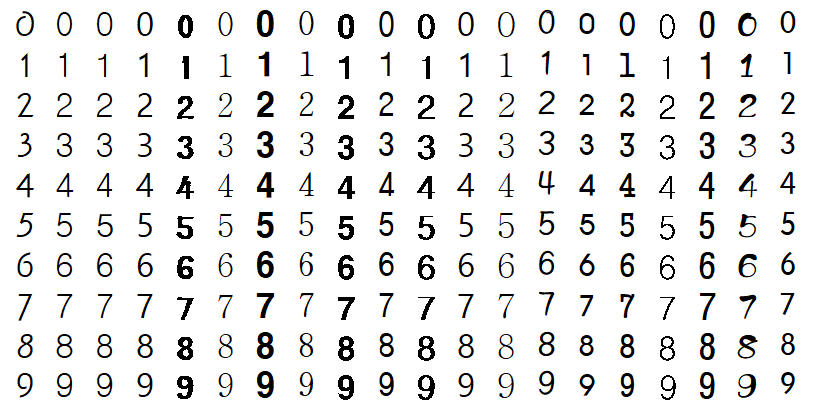
//> input picture 번호판 검출/image/trainimage/number.png, 813 x 411 px
$ ./exam   (built with g++ and OpenCV 4)
//> lines starting //> are read from the running program, lines starting //| are printed output that depends on the picture; after the words box and inside, x2 and y2 are one past the last pixel; in counts of white or black regions, pixels touching at a corner belong together
### 번호판 검출/kNN.hpp
void find_histoPos(Mat img, int & start, int &end, int direct)
{
	reduce(img, img, direct, REDUCE_AVG);

	int  minFound = 0;
	for (int i = 0; i< (int)img.total(); i++) {
		if (img.at<uchar>(i) < 250) 		// 빈라인이 아니면
		{
			end = i;						// 히스토그램 마지막 위치
			if (!minFound) {
				start = i;					// 히스토그램 첫 위치
				minFound = 1;
			}
		}
	}
}

Mat find_number(Mat part)
{
	Point start, end;
	find_histoPos(part, start.x, end.x, 0);		// 수직 투영
	find_histoPos(part, start.y, end.y, 1);   	// 수평 투영

	return part(Rect(start, end));				// 숫자객체 영상
}

Mat  place_middle(Mat number, Size new_size)
{
	int  big = max(number.cols, number.rows);
	Mat  square(big, big, number.type(), Scalar(255));	// 정방영상

	Point start = (square.size() - number.size()) / 2;

	Rect middle_rect(start, number.size());			// 중심 사각형
	Mat middle = square(middle_rect);
	number.copyTo(middle);

	resize(square, square, new_size);				// 크기 변경
	square.convertTo(square, CV_32F);

	return square.reshape(0, 1);
}


Ptr<ml::KNearest>   kNN_train(string train_img, int K, int Nclass, int Nsample)
{
//> called with train_img = "./image/trainimage/number.png", K = 15, Nclass = 10, Nsample = 20
	Size  size(40, 40);									// 셀 크기
	Mat  trainData, classLable;
	Mat  train_image = imread(train_img, 0);			// 전체 학습영상 로드
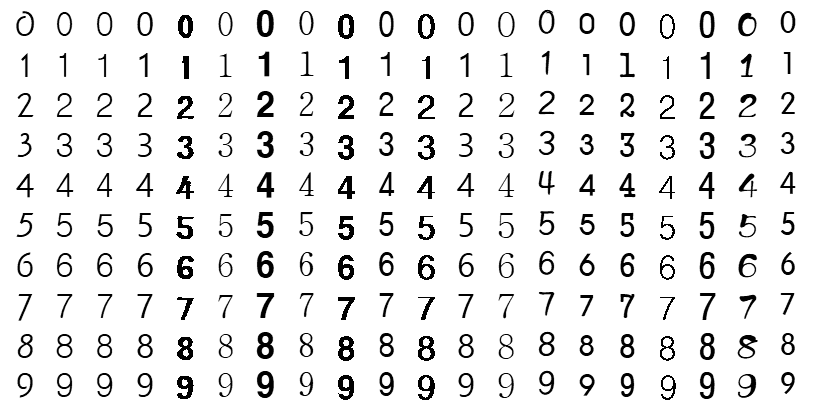
//> train_image: 411 rows x 813 cols, CV_8UC1; min 0, max 255, mean 234.4
	CV_Assert(train_image.data);

	threshold(train_image, train_image, 32, 255, THRESH_BINARY);
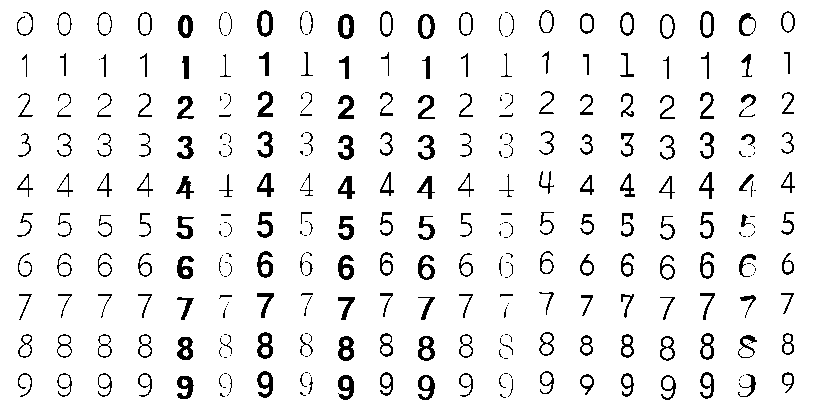
//> train_image: 411 rows x 813 cols, CV_8UC1; 93.4% white; 322 black regions (117 under 20 px), largest, box (x1, y1, x2, y2) and area: (338, 336, 354, 361) 256, (338, 375, 354, 400) 245, (177, 337, 193, 360) 243
	for (int i = 0, k = 0; i<Nclass; i++) {
		for (int j = 0; j< Nsample; j++, k++)
		{
			Point pt(j * size.width, i * size.height);		// 셀 시작좌표
			Rect  roi(pt, size);
			Mat   part = train_image(roi);					// 숫자 영상 분리

			Mat  num = find_number(part);			// 숫자객체 검출
			Mat  data = place_middle(num, size);			// 셀 중심에 숫자 배치
			trainData.push_back(data);						// 학습 데이터 수집
			classLable.push_back(i);						// 레이블링
		}
	}
//> this loop made 10 passes
//> k on passes 1 to 10: 20, 40, 60, 80, 100, 120, 140, 160, 180, 200
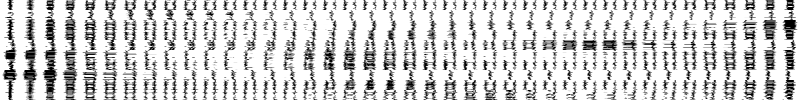
//> trainData: 200 rows x 1600 cols, CV_32FC1 (shown at 1/2 size); min 0, max 255, mean 207.8
//> after the loop, classLable = 200 values from 0 to 9

	Ptr<ml::KNearest>  knn = ml::KNearest::create();			// k-NN 객체 생성
	knn->train(trainData, ml::ROW_SAMPLE, classLable);		// k-NN 학습
	return knn;
}

### 번호판 검출/SVM.hpp
// [41 lines left out: functions read_trainData, SVM_create, classify_plates, not called in this run]

### 번호판 검출/preprocess.hpp
#include <opencv2/opencv.hpp>
using namespace cv;
using namespace std;

// [58 lines left out: functions preprocessing, vertify_plate, find_candidates, draw_rotatedRect, not called in this run]

### 번호판 검출/exam.cpp
#include "preprocess.hpp"					// 전처리 및 후보영역 검출 함수
#include "candiate.hpp"						// 후보영역 개선 및 후보영상 생성 함수
#include "SVM.hpp"						// 학습데이터 로드 및 SVM 수행
#include "kNN.hpp"						// kNN 학습 함수 – 10장 3절
#include "classify_objects.hpp"			// kNN 분류 함수

int main()
{
	int K1 = 15, K2 = 15;
	Ptr<ml::KNearest> knn[2];
	knn[0] = kNN_train("./image/trainimage/number.png", K1, 10, 20); // 숫자
	knn[1] = kNN_train("./image/trainimage/real.png", K2, 25, 20); // 텍스트
//> call 2 of kNN_train, with train_img = "./image/trainimage/real.png", K = 15, Nclass = 25, Nsample = 20
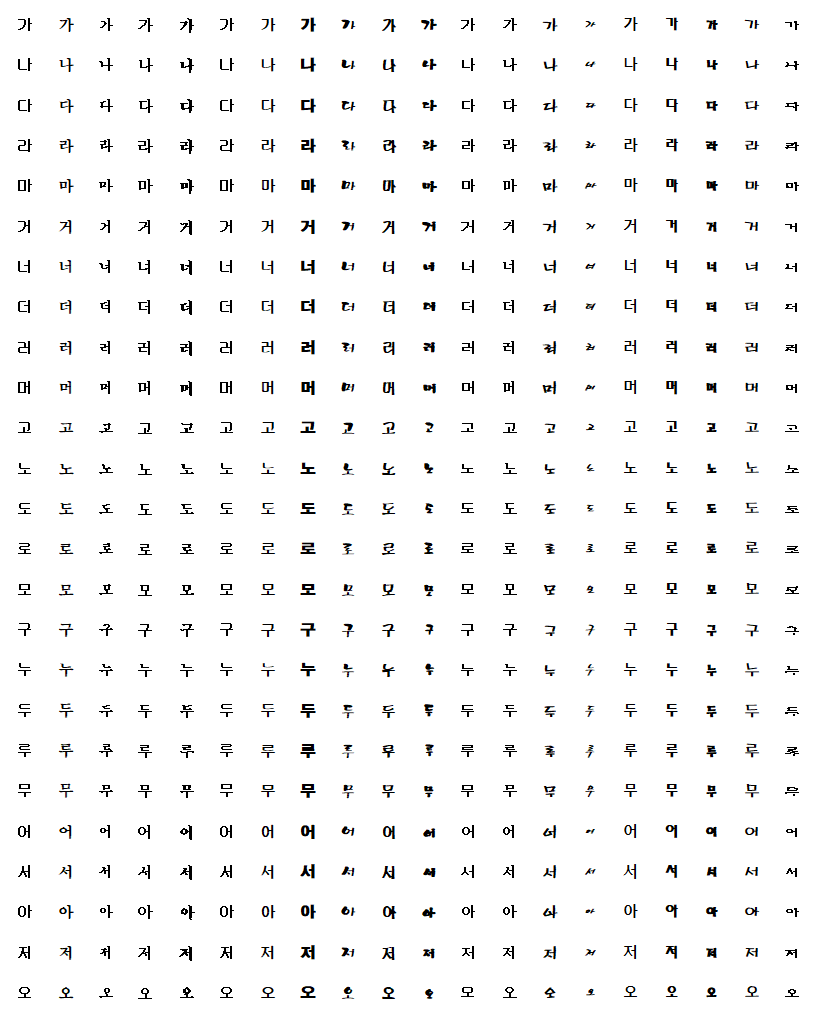
//> input picture 번호판 검출/image/trainimage/real.png, 813 x 1020 px
//> in kNN_train (call 2), `threshold(train_image, train_image, 32, 255, THRESH_BINARY);`:
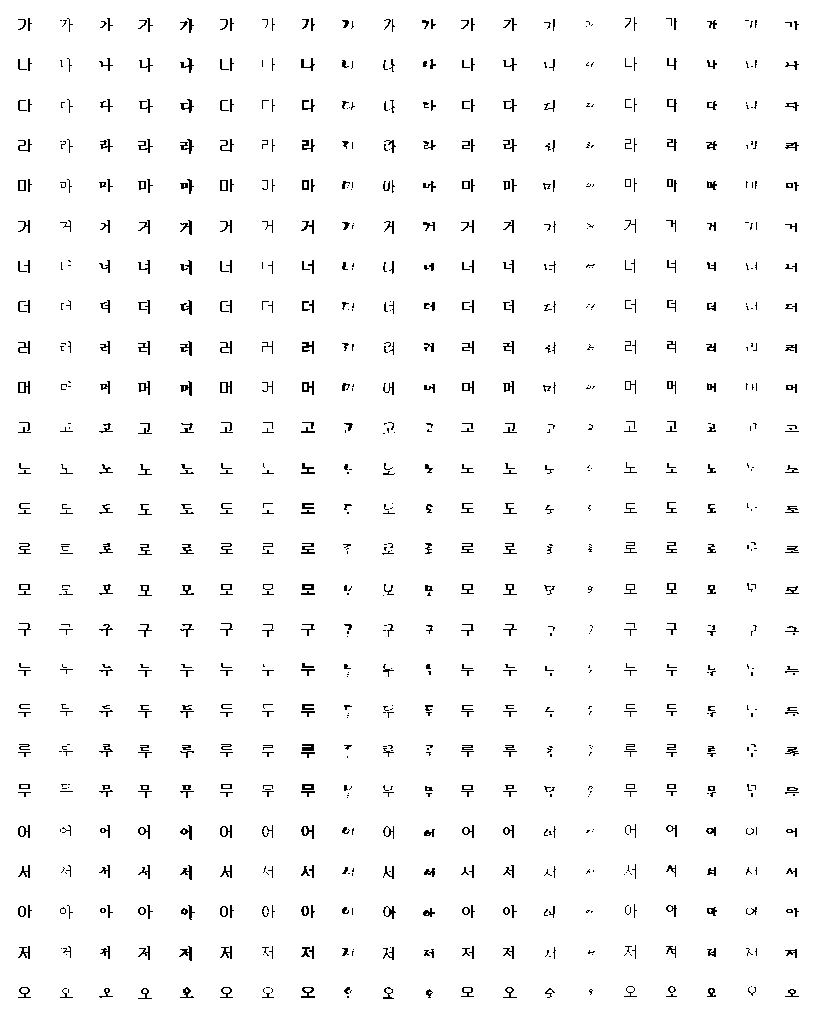
//> train_image: 1020 rows x 813 cols, CV_8UC1; 97.3% white; black in thin lines or dots
//> the loop in kNN_train (call 2), `for (int i = 0, k = 0; i<Nclass; i++)` made 25 passes
//> after the loop in kNN_train (call 2), `for (int i = 0, k = 0; i<Nclass; i++)`:
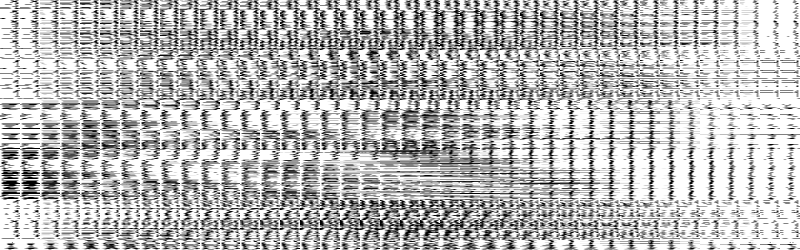
//> trainData: 500 rows x 1600 cols, CV_32FC1 (shown at 1/2 size); min 0, max 255, mean 183.8
//> after the loop in kNN_train (call 2), `for (int i = 0, k = 0; i<Nclass; i++)`: classLable = 500 values from 0 to 24
	// 	학습된 데이터 로드
	Ptr<ml::SVM> svm = ml::StatModel::load<ml::SVM>("./SVMtrain.xml");

	int car_no;
	while (1) {
		cout << "차량 영상 번호 (0-19) : ";
		cin >> car_no;
//> the answer given: 3
		if (cin.fail() || car_no == 8 || car_no == 18 || car_no >= 20) {
			cout << "정수로 0~20 사이의 숫자를 다시 입력해보세요. ( 8, 18 제외 )\n";
		}
		else break;
	}
	string fn = format("./image/test_car/%02d.jpg", car_no);
	Mat image = imread(fn, 1);
//> 03.jpg cannot be read in this run, so this picture is empty
//> (the run ends here: the program stops with an error, at `CV_Assert(image.data);`)
